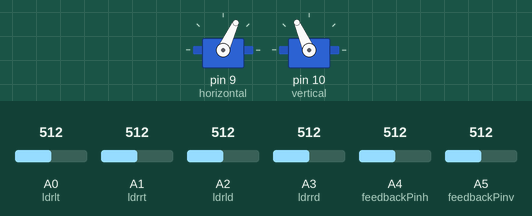
Bench run of a sketch on a simulated Arduino Uno, built with avr-gcc and run on an emulated ATmega328P. Parts: 2 × servo. Inputs (shaded band) come from the test bench; at power-on: A0 (ldrlt) = 512, A1 (ldrrt) = 512, A3 (ldrrd) = 512, A2 (ldrld) = 512, A4 (feedbackPinh) = 512, A5 (feedbackPinv) = 512. What the sketch prints to the serial monitor is not drawn.

Above: at 4.2 s.
4.3 s: A0 (ldrlt) set to 601
5.8 s: A0 (ldrlt) set to 628
At 6.61 s:
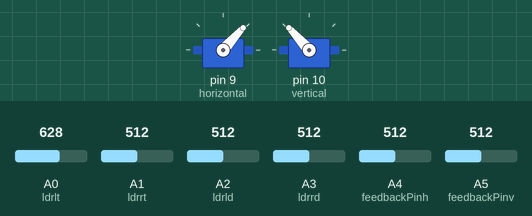
At 8.73 s:
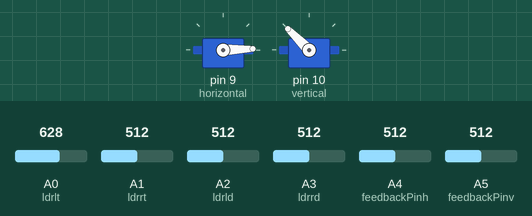
8.8 s: A1 (ldrrt) set to 312
10.5 s: A1 (ldrrt) set to 284
At 13.49 s:
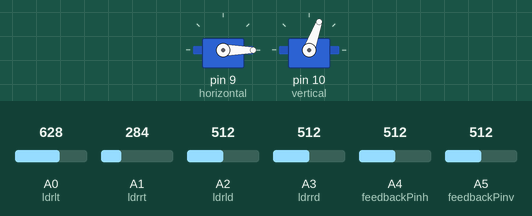
13.5 s: A3 (ldrrd) set to 944
16.5 s: A3 (ldrrd) set to 976
At 16.66 s:
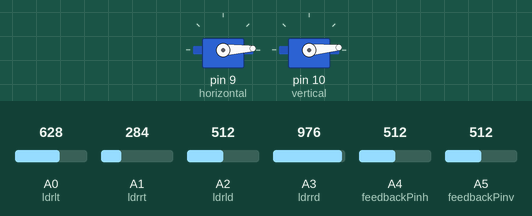
Timing chart, 0 to 22.7 s (numbered marks = the images above; inputs shaded):
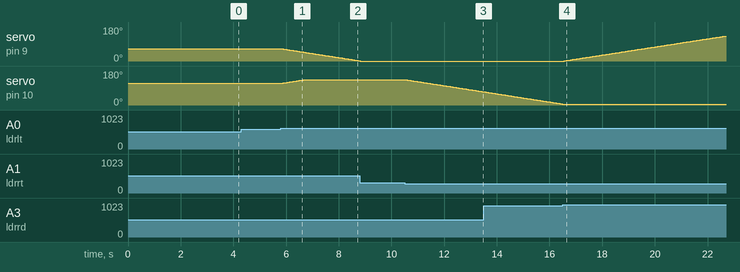

Measured:
- the behaviour switches between 613 and 614 on A0 (ldrlt) (found by bisection; images 0 and 1)
- the behaviour switches between 296 and 295 on A1 (ldrrt) (found by bisection; images 2 and 3)
- the behaviour switches between 957 and 958 on A3 (ldrrd) (found by bisection; images 3 and 4)
- after the input at 4.3 s, every drawn part: stays the same
- after the input at 5.8 s, servo on pin 9 (horizontal): moves from 65° to 1° over 2.9 s, starting at once; servo on pin 10 (vertical): moves from 114° to 135° over 0.93 s, starting at once
- after the input at 10.5 s, servo on pin 10 (vertical): moves from 135° to 70° over 3.0 s, starting at once
- after the input at 16.5 s, servo on pin 9 (horizontal): moves from 0° to 130° over 6.0 s, starting after 0.06 s

The sketch:

main-program.ino
```cpp
#include <Servo.h>

int feedbackPinv = A5;
int feedbackValuev;
int feedbackPinh = A4;
int feedbackValueh;

int altitude;
int angle;


Servo horizontal;
int servoh = 65;
int servohLimitHigh = 130;
int servohLimitLow = 0;
int servoPin = 9;


Servo vertical;
int servov = 114;
int servovLimitHigh = 135;
int servovLimitLow = 5;
int servoPinv = 10;


int ldrlt =A0;
int ldrrt =A1;
int ldrld =A2;
int ldrrd =A3;

void setup()
{
  Serial.begin(9600);
// servo connections
// name.attacht(pin);
  horizontal.attach(9);
  vertical.attach(10);
  horizontal.write(65);
  vertical.write(114);
  delay(3000);

  Serial.print( ' altitude = ,');
  Serial.println('azimuth = ');

}

void loop()
{
   feedbackValueh = analogRead(feedbackPinh);
   angle=map(feedbackValueh,84,424,-90,90);
   feedbackValuev = analogRead(feedbackPinv);
   altitude=map(feedbackValuev,127,492,8,120);

  int lt = analogRead(ldrlt);
  int rt = analogRead(ldrrt);
  int ld = analogRead(ldrld);
  int rd = analogRead(ldrrd);


  int dtime = 10;
  int tol = 50;

  int avt = (lt + rt) / 2;
  int avd = (ld + rd) / 2;
  int avl = (lt + ld) / 2;
  int avr = (rt + rd) / 2;

  int dvert = avt - avd;
  int dhoriz = avl - avr;


  if (-1*tol > dvert || dvert > tol)
  {
  if (avt > avd)
  {
    servov = ++servov;
     if (servov > servovLimitHigh)
     {
      servov = servovLimitHigh;
     }
  }
  else if (avt < avd)
  {
    servov= --servov;
    if (servov < servovLimitLow)
  {
    servov = servovLimitLow;
  }
  }
  vertical.write(servov);
  Serial.print(altitude);
  Serial.print(",");
  Serial.print(angle);
  delay(35);
  }

  if (-1*tol > dhoriz || dhoriz > tol)
  {
  if (avr > avl)
  {
    servoh = ++servoh;
    if (servoh > servohLimitHigh)
    {
    servoh = servohLimitHigh;
    }
  }
  else if (avr < avl)
  {
    servoh = --servoh;
     if (servoh < servohLimitLow)
     {
     servoh = servohLimitLow;
     }
  }
  else if (avl = avr)
  {

  }
  horizontal.write(servoh);
  Serial.print(altitude);
  Serial.print(",");
  Serial.print(angle);

  }
   delay(dtime);

}
```
